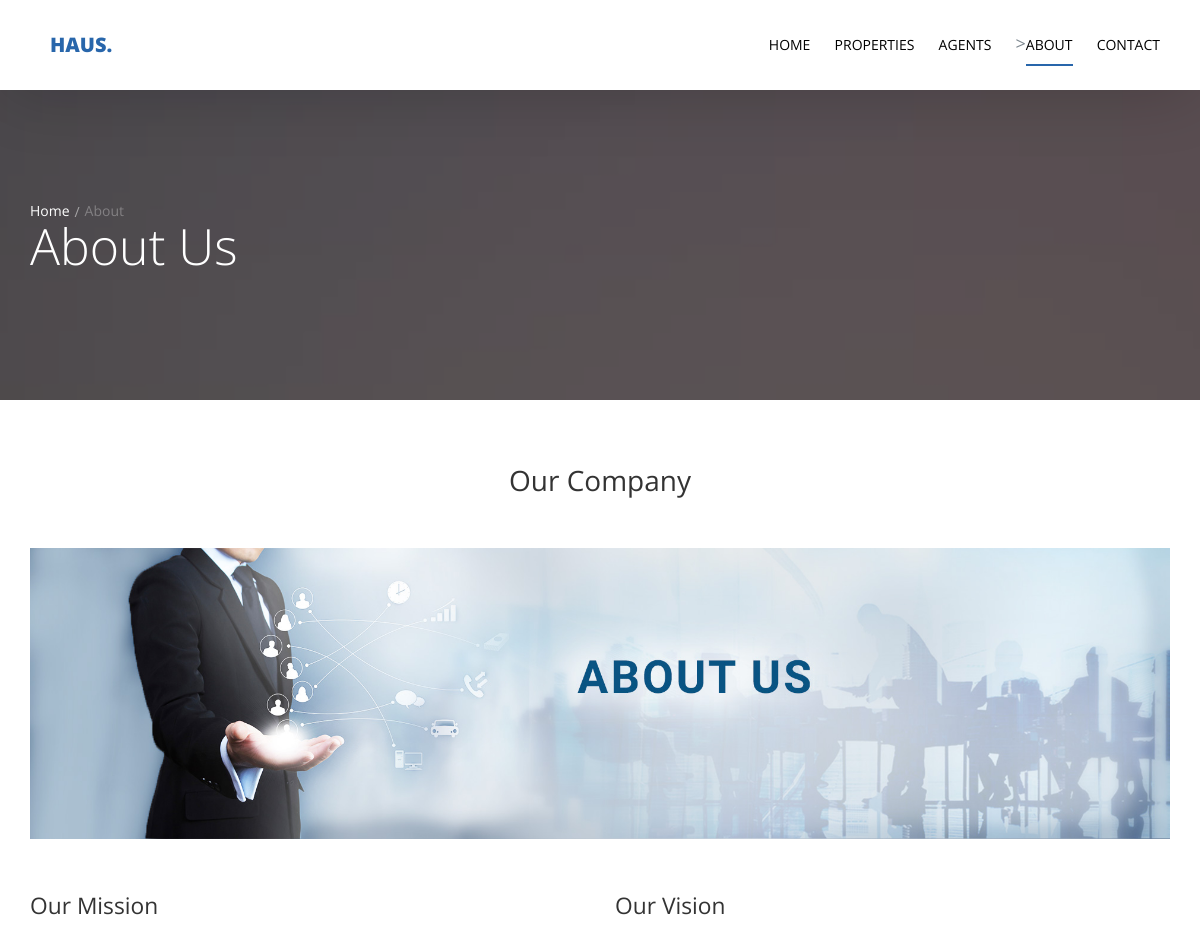
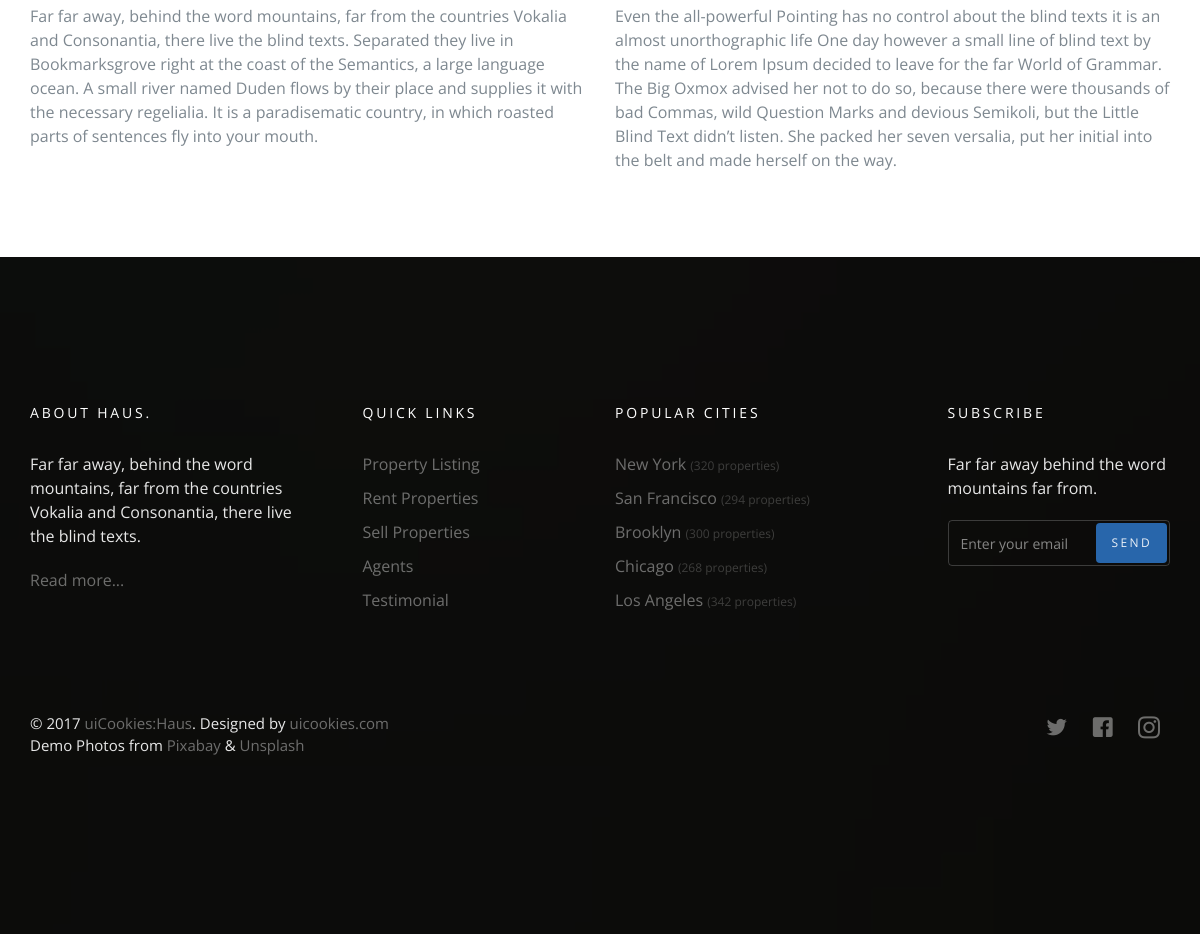
The page /about/ on the database its author committed (2 pictures, top to bottom).
### about/models.py (models this page shows, shortened)
class About(models.Model):
    vision = models.TextField()
    mission = models.TextField()
    image = models.ImageField(upload_to='about/')

### about/views.py (the view)
# urls.py: path('', about, name='about'),
def about(request):
    about = About.objects.last()
    template = 'about/about.html'
    context = {
        'about': about
    }
    return render(request, template, context)

### about/templates/about/about.html (shortened to what this page needs)
{% extends 'base.html' %}
{% block body %}
  <section class="probootstrap-slider flexslider2 page-inner">
    <div class="overlay"></div>
    <div class="probootstrap-wrap-banner">
      <div class="container">
        <div class="row">
          <div class="col-md-8">
            <div class="page-title probootstrap-animate">
              <div class="probootstrap-breadcrumbs">
                <a href="#">Home</a><span>About</span>
              </div>
              <h1>About Us</h1>
            </div>
          </div>
        </div>
      </div>
    </div>
    <ul class="slides">
      <li style="background-image: url(img/slider_1.jpg);"></li>
    </ul>
  </section>
  <section class="probootstrap-section">
    <div class="container">
      <div class="row heading">
        <div class="col-md-12"><h2 class="mt0 mb50 text-center">Our Company</h2></div>
      </div>
      <div class="row">
        <div class="col-md-12">
          <p><img src="{{about.image.url}}" class="img-responsive" alt="Free Bootstrap Template by uicookies.com"></p>
        </div>
      </div>
      <div class="row">
        <div class="col-md-6">
          <h2>Our Mission</h2>
          <p>{{about.mission}}</p>
        </div>
        <div class="col-md-6">
          <h2>Our Vision</h2>
          <p>{{about.vision}}</p>
        </div>
      </div>
    </div>
  </section>
{% endblock body %}

### rows shown on the page
About: image (picture), mission "Far far away, behind the word mountains, far from the countries Vokalia and Consonantia, there live the blind texts. Separated they live in Bookmarksgrove right at the coast of the Semantics, a large language ocean. A small river named Duden flows by their place and supplies it with the necessary regelialia. It is a paradisematic country, in which roasted parts of sentences fly into your mouth.", vision "Even the all-powerful Pointing has no control about the blind texts it is an almost unorthographic life One day however a small line of blind text by the name of Lorem Ipsum decided to leave for the far World of Grammar. The Big Oxmox advised her not to do so, because there were thousands of bad Commas, wild Question Marks and devious Semikoli, but the Little Blind Text didn’t listen. She packed her seven versalia, put her initial into the belt and made herself on the way."
